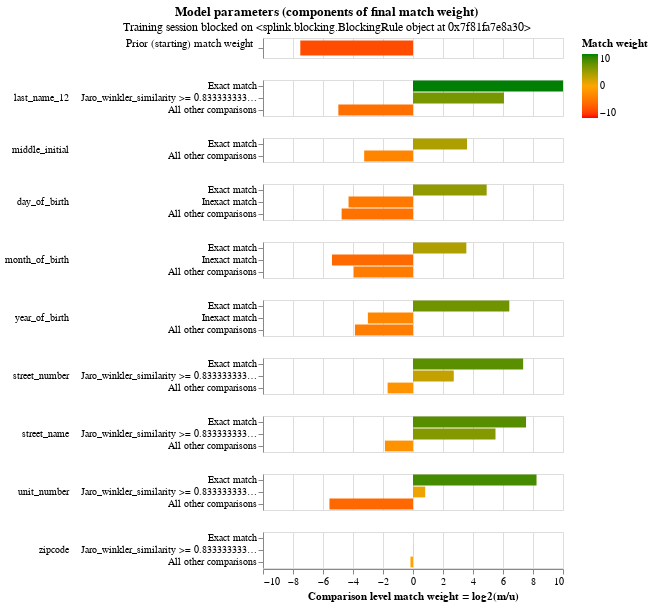

Write notebook code for a chart like this one.
### Code cell
em_session_1.match_weights_interactive_history_chart()

### Figure 1 — Vega-Lite specification as saved in the notebook (floating-point values rounded to 4 significant figures; data arrays with more than 128 entries replaced by an {"elided": "..."} marker saying what was removed)
{"config": {"view": {"continuousWidth": 300, "continuousHeight": 300, "discreteHeight": 60, "discreteWidth": 400}, "header": {"title": null}, "mark": {"tooltip": null}, "title": {"anchor": "middle"}}, "vconcat": [{"mark": {"type": "bar", "clip": true, "height": 15}, "encoding": {"color": {"field": "log2_bayes_factor", "scale": {"domain": [-10, 0, 10], "range": ["red", "orange", "green"]}, "title": "Match weight", "type": "quantitative"}, "tooltip": [{"field": "comparison_name", "title": "Comparison name", "type": "nominal"}, {"field": "probability_two_random_records_match", "format": ".4f", "title": "Probability two random records match", "type": "nominal"}, {"field": "log2_bayes_factor", "format": ",.4f", "title": "Equivalent match weight", "type": "quantitative"}, {"field": "bayes_factor_description", "title": "Match weight description", "type": "nominal"}], "x": {"axis": {"domain": false, "labels": false, "ticks": false, "title": ""}, "field": "log2_bayes_factor", "scale": {"domain": [-10, 10]}, "type": "quantitative"}, "y": {"axis": {"title": "Prior (starting) match weight", "titleAlign": "right", "titleAngle": 0, "titleFontWeight": "normal"}, "field": "label_for_charts", "sort": {"field": "comparison_vector_value", "order": "descending"}, "type": "nominal"}}, "height": 20, "transform": [{"filter": "(datum.comparison_name == 'probability_two_random_records_match')"}]}, {"mark": {"type": "bar", "clip": true}, "encoding": {"color": {"field": "log2_bayes_factor", "scale": {"domain": [-10, 0, 10], "range": ["red", "orange", "green"]}, "title": "Match weight", "type": "quantitative"}, "row": {"field": "comparison_name", "header": {"labelAlign": "left", "labelAnchor": "middle", "labelAngle": 0}, "sort": {"field": "comparison_sort_order"}, "type": "nominal"}, "tooltip": [{"field": "comparison_name", "title": "Comparison name", "type": "nominal"}, {"field": "label_for_charts", "title": "Label", "type": "ordinal"}, {"field": "sql_condition", "title": "SQL condition", "type": "nominal"}, {"field": "m_probability", "format": ".4f", "title": "M probability", "type": "quantitative"}, {"field": "u_probability", "format": ".4f", "title": "U probability", "type": "quantitative"}, {"field": "bayes_factor", "format": ",.4f", "title": "Bayes factor = m/u", "type": "quantitative"}, {"field": "log2_bayes_factor", "format": ",.4f", "title": "Match weight = log2(m/u)", "type": "quantitative"}, {"field": "bayes_factor_description", "title": "Match weight description", "type": "nominal"}], "x": {"axis": {"title": "Comparison level match weight = log2(m/u)"}, "field": "log2_bayes_factor", "scale": {"domain": [-10, 10]}, "type": "quantitative"}, "y": {"axis": {"title": null}, "field": "label_for_charts", "sort": {"field": "comparison_vector_value", "order": "descending"}, "type": "nominal"}}, "height": {"step": 12}, "resolve": {"axis": {"y": "independent"}, "scale": {"y": "independent"}}, "transform": [{"filter": "(datum.comparison_name != 'probability_two_random_records_match')"}]}], "data": {"name": "data-0d74d8f1b863a32306d3bbf890646f5c"}, "params": [{"name": "iteration_number", "bind": {"input": "range", "max": 4, "min": 0, "step": 1}, "value": 4}, {"name": "mouse_zoom", "select": {"type": "interval", "encodings": ["x"]}, "bind": "scales", "views": []}], "resolve": {"axis": {"y": "independent"}, "scale": {"y": "independent"}}, "title": {"text": "Model parameters (components of final match weight)", "subtitle": "Training session blocked on <splink.blocking.BlockingRule object at 0x7f81fa7e8a30>"}, "transform": [{"filter": "(datum.iteration == iteration_number)"}], "$schema": "https://vega.github.io/schema/vega-lite/v5.9.3.json", "datasets": {"data-0d74d8f1b863a32306d3bbf890646f5c": {"elided": "135 records"}}}
